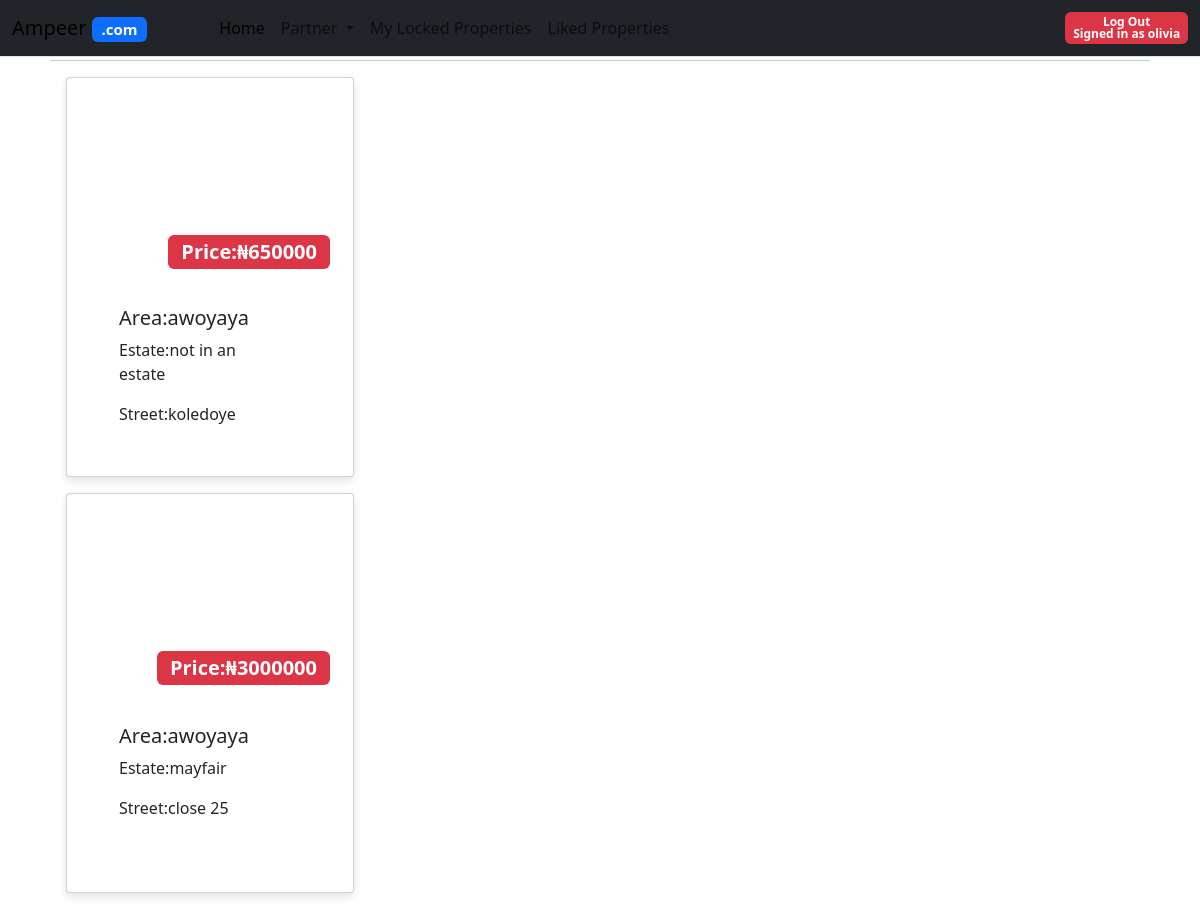
Page /reagency/role/propertymanager (signed in) on the committed database.
### reagency/models.py (models this page shows, shortened)
class User(AbstractUser):
    gender = models.CharField(max_length=1)
    tel = models.CharField(max_length=12)
    alt_tel = models.CharField(max_length=12, blank=True, null=True)
    profile_pic = models.URLField(max_length=200, blank=True, null=True)

class Property(models.Model):
    scouted_property = models.OneToOneField(ScoutedProperty, on_delete=models.CASCADE, default="")
    listing_specialist = models.ForeignKey(ListingSpecialistUser, on_delete=models.CASCADE, related_name="poster", default="")
    property_manager = models.ForeignKey(PropManagerUser, on_delete=models.CASCADE, related_name="manager", default="")
    landlord = models.ForeignKey(LandlordUser, on_delete=models.CASCADE, related_name="propowner", default="")
    rent_sale = models.CharField(max_length=10)
    type = models.CharField(max_length=50)
    bed = models.CharField(max_length=50)
    price = models.PositiveBigIntegerField()
    in_estate = models.CharField(max_length=3, default="")
    compound_size = models.PositiveSmallIntegerField()
    interior_size = models.PositiveSmallIntegerField()
    created_at = models.DateTimeField(auto_now_add=True, null=True)
    is_active = models.BooleanField(default=True)
    prop_location = models.ForeignKey(Location,on_delete=models.CASCADE, related_name="proplocation")
    house_number = models.CharField(max_length=15)
    int_vid = models.URLField(max_length=200)
    ext_vid = models.URLField(max_length=200)
    street_vid = models.URLField(max_length=200)
    user_locker = models.ForeignKey(User, on_delete=models.CASCADE, related_name="paiduser", blank=True, null=True, default="")

class Location(models.Model):
    state = models.CharField(max_length=50)
    lga = models.CharField(max_length=50)
    area_name = models.CharField(max_length=160)
    estate_name = models.CharField(max_length=250, default="")
    estate_name2 = models.CharField(max_length=200, blank=True, null=True)
    street = models.CharField(max_length=50)
    street2 = models.CharField(max_length=200, blank=True, null=True)
    landmark = models.CharField(max_length=200, blank=True, null=True)
    closest_busstop = models.CharField(max_length=200, blank=True, null=True)

### reagency/views.py (the view, shortened to what this page needs)
# urls.py: path("role/propertymanager", views.propertymanager_view, name="property_manager" ),
def propertymanager_view(request):
    User=get_user_model()
    current_user_id = request.user.id
    current_user = User.objects.get(id=current_user_id)
    user_saved_property = SavedProperty.objects.filter(user=current_user )
    savedPropertyNum = sum(properties.saved_property.count() for properties in user_saved_property)
    paidPropertyNum = Property.objects.filter(user_locker=current_user, is_active=False).count()
    try:
        User = get_user_model()
        signed_in_user = User.objects.get(id=request.user.id)
        prop_manager_user = PropManagerUser.objects.get(user=signed_in_user)
        property_manager_properties = Property.objects.filter(property_manager=prop_manager_user, is_active=True)
        property_manager_properties_num = property_manager_properties.count()
        if property_manager_properties_num > 0:
            return render(request, "reagency/propertymanager.html", {
                "property_manager_properties": property_manager_properties
            })
    except ValueError:
        print("There was an error")
        return render(request, "reagency/propertymanager.html", {
            "savedPropertyNum": savedPropertyNum,
            "paidPropertyNum": paidPropertyNum
        })

### reagency/templates/reagency/propertymanager.html (shortened to what this page needs)
{% extends "reagency/layout.html" %}
{% load static %}
{% block body %}
{% if property_manager_properties %}
    {% for property in property_manager_properties %}
    <div class="card listingCard mx-3 my-3" style="width: 18rem;height: 400px;" data-bs-target="#propertyVideos"
        data-bs-toggle="modal" data-propertyId="{{property.id}}">
        <div class="vidCont" data-propertyId="{{property.id}}">
            <video src="{{property.int_vid}}" class="video-preview" muted></video>
        </div>
        <div class="card-body">
            <h5 class="card-title">Area:{{property.prop_location.area_name}}</h5>
            <p class="card-text">Estate:{{property.prop_location.estate_name}}</p>
            <p class="card-text">Street:{{property.prop_location.street}}</p>
            <span class="priceTag badge text-bg-danger">Price:<span>&#x20A6;</span>{{property.price}}</span>
        </div>
    </div>
    {% endfor %}
{% elif property_num == 0 %}
    <div><p>You do not have any active property at the moment. Contact our customer care representative</p></div>
{% else %}
    <div><p>You may not be a registered Property Manager. Sign up as a property manager to view the properties you manage. </p></div>
{% endif %}
{% endblock %}

### reagency/templates/reagency/layout.html (shortened to what this page needs)
{% load static %}
<!DOCTYPE html>
<html lang="en">
<head>
    {% load bootstrap5 %}
    {% bootstrap_css %}
    <link href="{% static 'reagency/styles.css' %}" rel="stylesheet">
</head>
<body>
    <nav class="navbar navbar-expand-lg bg-dark border-bottom border-bottom-dark fixed-top">
        <div class="container-fluid">
            <a class="navbar-brand " href="{% url 'index' %}">
                <span>
                    <bold>Ampeer</bold>
                </span>
                <span class="badge bg-primary">.com</span>
            </a>
            <div class="collapse navbar-collapse" id="navbarSupportedContent">
                <ul class="navbar-nav me-auto mb-2 mb-lg-0 mx-5" style="color: white;">
                    <li class="nav-item">
                        <a class="nav-link active" aria-current="page" href="{% url 'index' %}">Home</a>
                    </li>
                    {% if user.is_authenticated %}
                    <li class="nav-item dropdown">
                        <a class="nav-link dropdown-toggle" href="#" role="button" data-bs-toggle="dropdown"
                            aria-expanded="false">
                            Partner
                        </a>
                    </li>
                    {% endif %}
                    {% if user.is_authenticated %}
                    <li class="nav-item">
                        <a class="nav-link" href="{% url 'properties_paid' %}">My Locked Properties</a>
                    </li>
                    <li class="nav-item">
                        <a class="nav-link" href="{% url 'liked_properties' %}">Liked Properties</a>
                    </li>
                    {% endif %}
                </ul>
                {% if user.is_authenticated %}
                <span class="badge text-bg-danger"><a class="nav-link" href="{% url 'logout' %}">Log Out</a>
                    <span>Signed in as <strong>{{ user.username }}</strong></span></span>
                {% else %}
                <a class="nav-link" href="{% url 'login' %}">Log In</a>
                <a class="nav-link" href="{% url 'register' %}">Register</a>
                {% endif %}
            </div>
        </div>
    </nav>
    <hr>
    <div>
        {% block body %}
        {% endblock %}
    </div>
</body>
</html>

### reagency/static/reagency/styles.css (style rules this page uses)
body { background-image: url('/static/images/backgroundImage.svg'); padding: 30px 50px; height: fit-content; }
.listingCard { display: flex; flex-direction: column; }
.vidCont { width: 90%; justify-self: center; height: 200px; }
.video-preview { width: 100%; height: 100%; object-fit: cover; display: block; }
.priceTag { position: absolute; color: #0d6efd; right: 23px; bottom: 207px; background-color: #ebedf1; font-size: 20px; font-weight: 700 }
.card { border-radius: 4px; box-shadow: 0 6px 10px rgba(0, 0, 0, .08), 0 0 6px rgba(0, 0, 0, .05); transition: .3s transform cubic-bezier(.155, 1.105, .295, 1.12), .3s box-shadow, .3s -webkit-transform cubic-bezier(.155, 1.105, .295, 1.12); padding: 14px 80px 18px 36px; cursor: pointer; }

### rows in the picture
User: username "olivia"
Property: prop_location.area_name "awoyaya", prop_location.estate_name "not in an estate", prop_location.street "koledoye", price "650000"
Property: {{ property.id }} 4 (drawn), prop_location.area_name "awoyaya", prop_location.estate_name "mayfair", prop_location.street "close 25", price "3000000"
